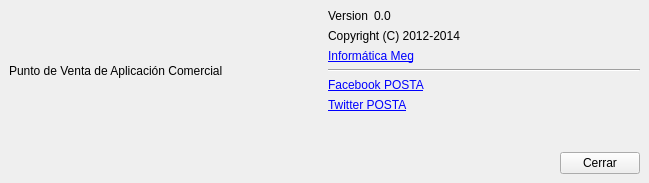
<?xml version="1.0" encoding="UTF-8"?>
<ui version="4.0">
 <class>MainWindow</class>
 <widget class="QMainWindow" name="MainWindow">
  <property name="windowModality">
   <enum>Qt::WindowModal</enum>
  </property>
  <property name="geometry">
   <rect>
    <x>0</x>
    <y>0</y>
    <width>649</width>
    <height>183</height>
   </rect>
  </property>
  <property name="windowTitle">
   <string>Acerca de</string>
  </property>
  <property name="windowIcon">
   <iconset>
    <normaloff>:/toolbar/icon.png</normaloff>:/toolbar/icon.png</iconset>
  </property>
  <widget class="QWidget" name="centralwidget">
   <layout class="QVBoxLayout" name="verticalLayout_3">
    <item>
     <layout class="QHBoxLayout" name="horizontalLayout_3">
      <item>
       <layout class="QVBoxLayout" name="verticalLayout_2">
        <item>
         <widget class="QLabel" name="lbLogo">
          <property name="sizePolicy">
           <sizepolicy hsizetype="Maximum" vsizetype="Maximum">
            <horstretch>0</horstretch>
            <verstretch>0</verstretch>
           </sizepolicy>
          </property>
          <property name="autoFillBackground">
           <bool>true</bool>
          </property>
          <property name="frameShape">
           <enum>QFrame::NoFrame</enum>
          </property>
          <property name="text">
           <string/>
          </property>
          <property name="pixmap">
           <pixmap resource="GUI/images_rc/icons.qrc">:/newPrefix/logo/posta_logo_m.png</pixmap>
          </property>
          <property name="scaledContents">
           <bool>true</bool>
          </property>
          <property name="alignment">
           <set>Qt::AlignCenter</set>
          </property>
          <property name="wordWrap">
           <bool>false</bool>
          </property>
         </widget>
        </item>
        <item>
         <widget class="QLabel" name="label">
          <property name="text">
           <string>Punto de Venta de Aplicación Comercial</string>
          </property>
         </widget>
        </item>
       </layout>
      </item>
      <item>
       <layout class="QVBoxLayout" name="verticalLayout">
        <item>
         <layout class="QHBoxLayout" name="horizontalLayout">
          <item>
           <widget class="QLabel" name="fsdfsd">
            <property name="sizePolicy">
             <sizepolicy hsizetype="Maximum" vsizetype="Preferred">
              <horstretch>0</horstretch>
              <verstretch>0</verstretch>
             </sizepolicy>
            </property>
            <property name="text">
             <string>Version</string>
            </property>
           </widget>
          </item>
          <item>
           <widget class="QLabel" name="lbVersion">
            <property name="text">
             <string>0.0</string>
            </property>
           </widget>
          </item>
         </layout>
        </item>
        <item>
         <widget class="QLabel" name="lbVersion_3">
          <property name="text">
           <string>Copyright (C) 2012-2014</string>
          </property>
         </widget>
        </item>
        <item>
         <widget class="QLabel" name="lbVersion_4">
          <property name="layoutDirection">
           <enum>Qt::LeftToRight</enum>
          </property>
          <property name="autoFillBackground">
           <bool>false</bool>
          </property>
          <property name="text">
           <string>&lt;html&gt;&lt;head/&gt;&lt;body&gt;&lt;p&gt;&lt;a href=&quot;http://www.informaticameg.com&quot;&gt;&lt;span style=&quot; text-decoration: underline; color:#0000ff;&quot;&gt;Informática Meg&lt;/span&gt;&lt;/a&gt;&lt;/p&gt;&lt;/body&gt;&lt;/html&gt;</string>
          </property>
          <property name="textFormat">
           <enum>Qt::RichText</enum>
          </property>
          <property name="scaledContents">
           <bool>false</bool>
          </property>
          <property name="openExternalLinks">
           <bool>true</bool>
          </property>
          <property name="textInteractionFlags">
           <set>Qt::TextBrowserInteraction</set>
          </property>
         </widget>
        </item>
        <item>
         <widget class="Line" name="line">
          <property name="orientation">
           <enum>Qt::Horizontal</enum>
          </property>
         </widget>
        </item>
        <item>
         <widget class="QLabel" name="lbVersion_5">
          <property name="layoutDirection">
           <enum>Qt::LeftToRight</enum>
          </property>
          <property name="autoFillBackground">
           <bool>false</bool>
          </property>
          <property name="text">
           <string>&lt;html&gt;&lt;head/&gt;&lt;body&gt;&lt;p&gt;&lt;a href=&quot;https://www.facebook.com/postaapp&quot;&gt;&lt;span style=&quot; text-decoration: underline; color:#0000ff;&quot;&gt;Facebook POSTA&lt;/span&gt;&lt;/a&gt;&lt;/p&gt;&lt;/body&gt;&lt;/html&gt;</string>
          </property>
          <property name="textFormat">
           <enum>Qt::RichText</enum>
          </property>
          <property name="scaledContents">
           <bool>false</bool>
          </property>
          <property name="openExternalLinks">
           <bool>true</bool>
          </property>
          <property name="textInteractionFlags">
           <set>Qt::TextBrowserInteraction</set>
          </property>
         </widget>
        </item>
        <item>
         <widget class="QLabel" name="lbVersion_6">
          <property name="layoutDirection">
           <enum>Qt::LeftToRight</enum>
          </property>
          <property name="autoFillBackground">
           <bool>false</bool>
          </property>
          <property name="text">
           <string>&lt;html&gt;&lt;head/&gt;&lt;body&gt;&lt;p&gt;&lt;a href=&quot;https://www.twitter.com/postaapp&quot;&gt;&lt;span style=&quot; text-decoration: underline; color:#0000ff;&quot;&gt;Twitter POSTA&lt;/span&gt;&lt;/a&gt;&lt;/p&gt;&lt;/body&gt;&lt;/html&gt;</string>
          </property>
          <property name="textFormat">
           <enum>Qt::RichText</enum>
          </property>
          <property name="scaledContents">
           <bool>false</bool>
          </property>
          <property name="openExternalLinks">
           <bool>true</bool>
          </property>
          <property name="textInteractionFlags">
           <set>Qt::TextBrowserInteraction</set>
          </property>
         </widget>
        </item>
       </layout>
      </item>
     </layout>
    </item>
    <item>
     <spacer name="verticalSpacer">
      <property name="orientation">
       <enum>Qt::Vertical</enum>
      </property>
      <property name="sizeHint" stdset="0">
       <size>
        <width>20</width>
        <height>40</height>
       </size>
      </property>
     </spacer>
    </item>
    <item>
     <layout class="QHBoxLayout" name="horizontalLayout_2">
      <item>
       <spacer name="horizontalSpacer">
        <property name="orientation">
         <enum>Qt::Horizontal</enum>
        </property>
        <property name="sizeHint" stdset="0">
         <size>
          <width>238</width>
          <height>20</height>
         </size>
        </property>
       </spacer>
      </item>
      <item>
       <widget class="QPushButton" name="pushButton">
        <property name="text">
         <string>Cerrar</string>
        </property>
       </widget>
      </item>
     </layout>
    </item>
   </layout>
  </widget>
 </widget>
 <resources>
  <include location="GUI/images_rc/icons.qrc"/>
 </resources>
 <connections>
  <connection>
   <sender>pushButton</sender>
   <signal>clicked()</signal>
   <receiver>MainWindow</receiver>
   <slot>close()</slot>
   <hints>
    <hint type="sourcelabel">
     <x>461</x>
     <y>264</y>
    </hint>
    <hint type="destinationlabel">
     <x>255</x>
     <y>248</y>
    </hint>
   </hints>
  </connection>
 </connections>
</ui>
